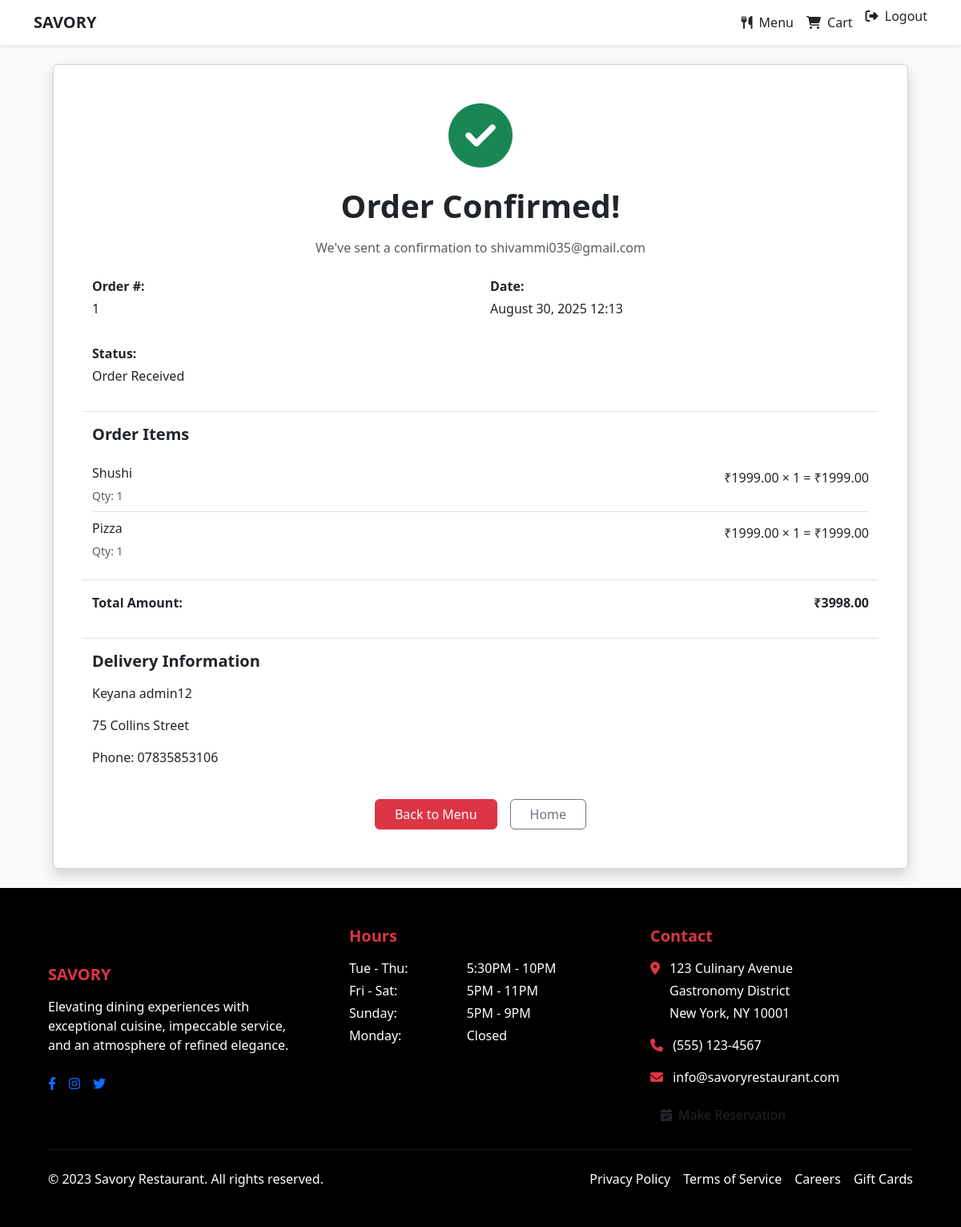
The page /order-confirmation/1/ (signed in) on the database its author committed.
### myapp/models.py (models this page shows, shortened)
class Order(models.Model):
    STATUS_CHOICES = [
        ('RECEIVED', 'Order Received'),
        ('PREPARING', 'Preparing'),
        ('READY', 'Ready for Pickup/Delivery'),
        ('COMPLETED', 'Completed'),
        ('CANCELLED', 'Cancelled'),
    ]
    user = models.ForeignKey(
        settings.AUTH_USER_MODEL,
        on_delete=models.PROTECT,
        related_name='orders'
    )
    items = models.ManyToManyField(
        Item,
        through='OrderItem',
        related_name='orders'
    )
    status = models.CharField(
        max_length=20,
        choices=STATUS_CHOICES,
        default='RECEIVED'
    )
    total_amount = models.DecimalField(
        max_digits=10,
        decimal_places=2
    )
    customer_name = models.CharField(max_length=200)
    email = models.EmailField()
    phone = models.CharField(max_length=20)
    address = models.TextField(blank=True)
    special_instructions = models.TextField(blank=True)
    created_at = models.DateTimeField(auto_now_add=True)
    updated_at = models.DateTimeField(auto_now=True)
    class Meta:
        ordering = ['-created_at']
        get_latest_by = 'created_at'

class OrderItem(models.Model):
    order = models.ForeignKey(
        Order,
        on_delete=models.CASCADE,
        related_name='order_items'
    )
    item = models.ForeignKey(
        Item,
        on_delete=models.PROTECT,
        related_name='order_items'
    )
    quantity = models.PositiveIntegerField()
    price_at_order = models.DecimalField(
        max_digits=8,
        decimal_places=2,
        help_text="Price at time of ordering"
    )
    special_requests = models.TextField(blank=True)
    class Meta:
        verbose_name = "Order Item"
        verbose_name_plural = "Order Items"
    @property
    def line_total(self):
        return self.price_at_order * self.quantity

class Item(models.Model):
    name = models.CharField(max_length=200)
    description = models.TextField()
    price = models.DecimalField(max_digits=10, decimal_places=2)
    image = models.ImageField(upload_to="items/")
    category = models.ForeignKey(Category, on_delete=models.CASCADE)
    available = models.BooleanField(default=True)
    created_at = models.DateTimeField(auto_now_add=True)
    updated_at = models.DateTimeField(auto_now=True)
    featured = models.BooleanField(default=False)

### myapp/views.py (the view)
# urls.py: path('order-confirmation/<int:order_id>/', views.order_confirmation, name='order_confirmation'),
@login_required
def order_confirmation(request, order_id):
    order = get_object_or_404(Order, id=order_id, user=request.user)
    return render(request, 'order_confirmation.html', {'order': order})

### myapp/templates/order_confirmation.html (shortened to what this page needs)
{% extends 'base.html' %}
{% block content %}
<div class="container py-4">
    <div class="card shadow">
        <div class="card-body p-5 text-center">
            <i class="fas fa-check-circle text-success display-1 mb-4"></i>
            <h2 class="card-title display-6 fw-bold mb-3">Order Confirmed!</h2>
            <p class="card-text text-muted mb-4">We've sent a confirmation to {{ order.email }}</p>
            <div class="row text-start mb-4">
                <div class="col-md-6 mb-3">
                    <p class="fw-semibold mb-1">Order #:</p>
                    <p>{{ order.id }}</p>
                </div>
                <div class="col-md-6 mb-3">
                    <p class="fw-semibold mb-1">Date:</p>
                    <p>{{ order.created_at|date:"F j, Y H:i" }}</p>
                </div>
                <div class="col-12 mb-3">
                    <p class="fw-semibold mb-1">Status:</p>
                    <p class="text-capitalize">{{ order.get_status_display }}</p>
                </div>
                <div class="col-12 border-top pt-3 mb-3">
                    <h5 class="fw-bold mb-3">Order Items</h5>
                    <div class="list-group list-group-flush">
                        {% for item in order.order_items.all %}
                        <div class="list-group-item d-flex justify-content-between align-items-center px-0">
                            <div>
                                <p class="mb-1">{{ item.item.name }}</p>
                                <small class="text-muted">Qty: {{ item.quantity }}</small>
                            </div>
                            <p>₹{{ item.price_at_order }} × {{ item.quantity }} = ₹{{ item.line_total }}</p>
                        </div>
                        {% endfor %}
                    </div>
                </div>
                <div class="col-12 border-top pt-3 mb-3">
                    <div class="d-flex justify-content-between fw-bold">
                        <p>Total Amount:</p>
                        <p>₹{{ order.total_amount }}</p>
                    </div>
                </div>
                {% if order.address %}
                <div class="col-12 border-top pt-3">
                    <h5 class="fw-bold mb-3">Delivery Information</h5>
                    <p>{{ order.customer_name }}</p>
                    <p>{{ order.address }}</p>
                    <p>Phone: {{ order.phone }}</p>
                </div>
                {% endif %}
            </div>
            <div class="d-grid gap-2 d-md-flex justify-content-md-center">
                <a href="{% url 'myapp:menu' %}" class="btn btn-danger me-md-2 px-4">Back to Menu</a>
                <a href="{% url 'myapp:index' %}" class="btn btn-outline-secondary px-4">Home</a>
            </div>
        </div>
    </div>
</div>
{% endblock %}

### rows shown on the page
Order: email "shivammi035@gmail.com", id "1", created_at "August 30, 2025 12:13", status "Order Received", total_amount "3998.00", customer_name "Keyana admin12", address "75 Collins Street", phone "07835853106"
OrderItem: item.name "Shushi", quantity "1", price_at_order "1999.00", line_total "1999.00"
OrderItem: item.name "Pizza", quantity "1", price_at_order "1999.00", line_total "1999.00"
